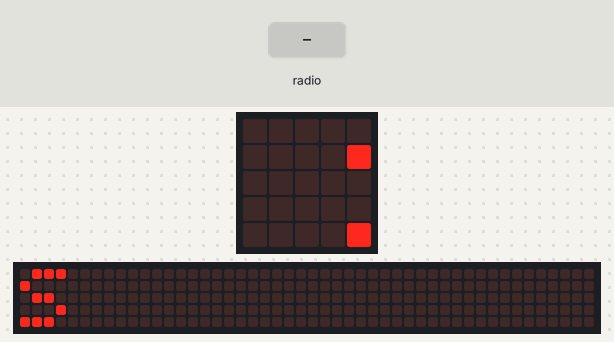
Bench run of a program on a simulated BBC micro:bit running MicroPython. Parts: the board's 5×5 LED display, a strip that is not on the board, showing the scrolling text unrolled. Inputs (shaded band) come from the test bench. The 48×5 strip is a reading aid, not a part: it shows the text the display is scrolling, unrolled, one strip-width of it at a time; what the program prints to the serial console is not drawn.

Above: at 0.1 s.
At 0.5 s:
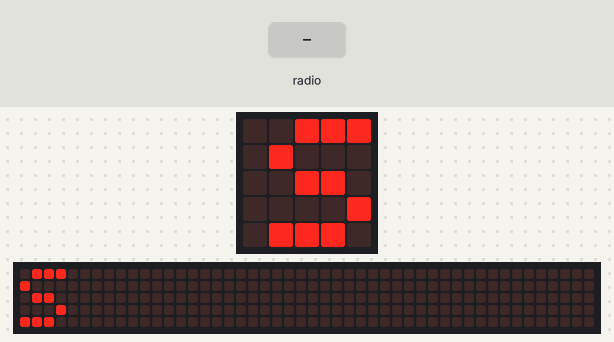
At 2.6 s:
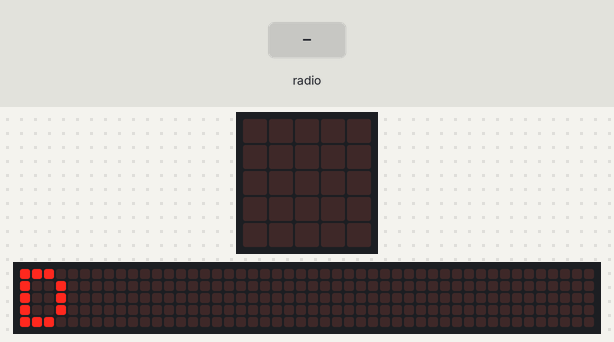
4.0 s: radio message "1" arrives
Timing chart, 0 to 7.0 s (numbered marks = the images above; inputs shaded):
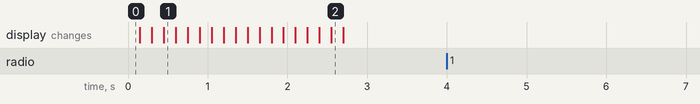

Measured:
- after the input at 4.0 s, every drawn part: stays the same

The program:

radio_receive.py
```python
from microbit import *
import radio

CHANNEL = 17
RAD_PWR = 7
BR = 115200
FREQ = 10

display.scroll('S')
radio.config(channel = CHANNEL,power=RAD_PWR, queue=2)
radio.on()
uart.init(baudrate=BR)
display.scroll('D')

old = 'n'
while True:
    sleep(FREQ)
    msg = radio.receive_bytes()
    if msg!=None:
        uart.write(msg)
        old = msg
    else:
        uart.write(old)
    
```
